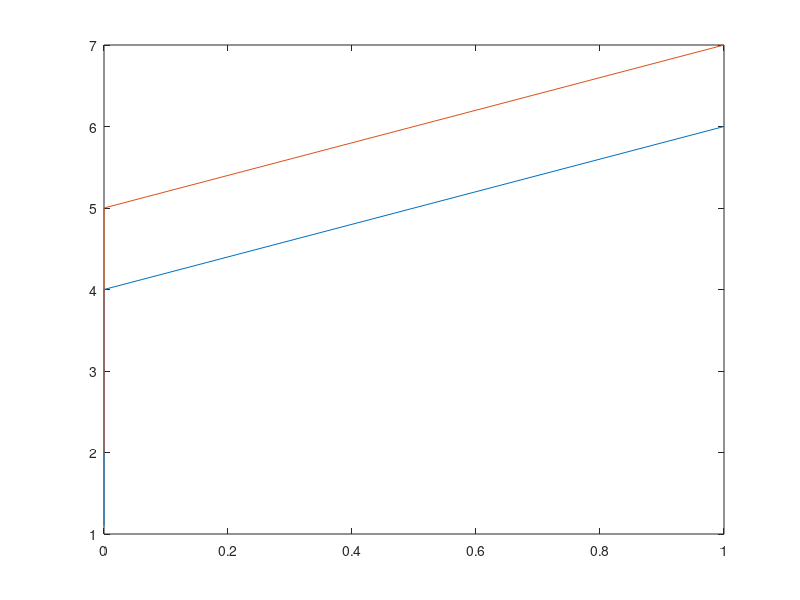

Here is the MATLAB script that generated this plot:
clear variables

% Draw an opticalSystem from a components and outrays file

[fid,message] = fopen('components.txt','r');
if (fid == -1)
    disp (message)
end
% Load component file
header = textscan(fid, '#%s', 'Delimiter', '\n');
systemdata = textscan(fid, 'Medium %f %f', 'CommentStyle', "Surface", 'Delimiter', '\n');

fclose(fid);

% Save ior, calculate cumulative thickness
thickness = systemdata{1};
refractiveIndex = systemdata{2};
xPositions = cumsum([0 thickness']);

% Load ray data
raydata = importdata('outrays.txt', ' ', 0); % delimiter space, 0 header lines
plot(xPositions, raydata)